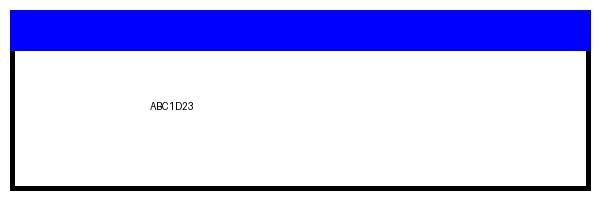
#> input picture test_plate.jpg, 600 x 200 px
$ python -i perspective.py   (imports and definitions only)
#> lines starting #> are read from the running program, lines starting #| are printed output that depends on the picture; after the words box and inside, x2 and y2 are one past the last pixel; in counts of white or black regions, pixels touching at a corner belong together
import cv2
import numpy as np


def correct_perspective(image: np.ndarray) -> np.ndarray:
    gray = cv2.cvtColor(image, cv2.COLOR_BGR2GRAY) if len(image.shape) == 3 else image
    edges = cv2.Canny(gray, 50, 150)
    contours, _ = cv2.findContours(edges, cv2.RETR_EXTERNAL, cv2.CHAIN_APPROX_SIMPLE)
    if not contours:
        return image

    largest = max(contours, key=cv2.contourArea)
    peri = cv2.arcLength(largest, True)
    approx = cv2.approxPolyDP(largest, 0.02 * peri, True)
    if len(approx) != 4:
        return image

    pts = approx.reshape(4, 2).astype(np.float32)
    rect = _order_points(pts)
    tl, tr, br, bl = rect
    width = int(max(np.linalg.norm(br - bl), np.linalg.norm(tr - tl)))
    height = int(max(np.linalg.norm(tr - br), np.linalg.norm(tl - bl)))
    if width < 10 or height < 10:
        return image

    dst = np.array(
        [[0, 0], [width - 1, 0], [width - 1, height - 1], [0, height - 1]],
        dtype=np.float32,
    )
    matrix = cv2.getPerspectiveTransform(rect, dst)
    return cv2.warpPerspective(image, matrix, (width, height))


def _order_points(pts: np.ndarray) -> np.ndarray:
    rect = np.zeros((4, 2), dtype=np.float32)
    s = pts.sum(axis=1)
    rect[0] = pts[np.argmin(s)]
    rect[2] = pts[np.argmax(s)]
    diff = np.diff(pts, axis=1)
    rect[1] = pts[np.argmin(diff)]
    rect[3] = pts[np.argmax(diff)]
    return rect

>>> import cv2
>>> picture = cv2.imread('../../../../../../../../test_plate.jpg')
#> picture is the input picture: shape (200, 600, 3); mean B, G, R 244.3, 195.2, 195.1
>>> result = correct_perspective(picture)
#> in correct_perspective, `gray = cv2.cvtColor(image, cv2.COLOR_BGR2GRAY) if len(image.shape) == ..`:
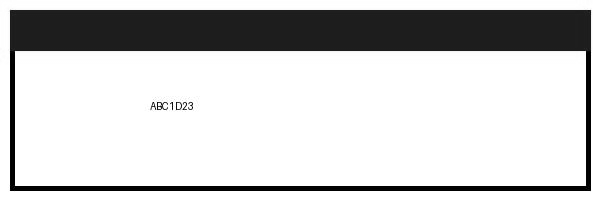
#> gray: shape (200, 600); min 0, max 255, mean 200.7
#> in correct_perspective, `edges = cv2.Canny(gray, 50, 150)`:
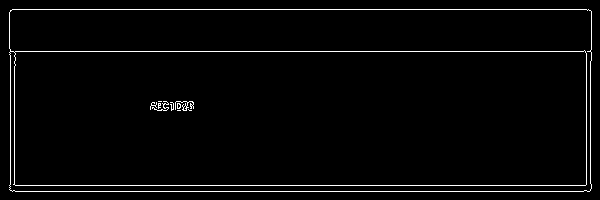
#> edges: shape (200, 600); 2.6% white in thin lines or dots, all inside (x1, y1, x2, y2) = (9, 9, 592, 192)
#> in correct_perspective, `contours, _ = cv2.findContours(edges, cv2.RETR_EXTERNAL, cv2.CHAIN_APP..`: contours = 1 contour; box (x1, y1, x2, y2) and area: (9, 9, 592, 192) 105644
#> in correct_perspective, `largest = max(contours, key=cv2.contourArea)`: largest = contour of 46 points, box (x1, y1, x2, y2) (9, 9, 592, 192), area 105644
#> in correct_perspective, `peri = cv2.arcLength(largest, True)`: peri = 1531.6
#> in correct_perspective, `approx = cv2.approxPolyDP(largest, 0.02 * peri, True)`: approx = [[9, 12], [12, 191], [591, 188], [588, 9]]
#> in _order_points, `s = pts.sum(axis=1)`: s = [21, 203, 779, 597]
#> in _order_points, `diff = np.diff(pts, axis=1)`: diff = [3, 179, -403, -579]
#> in correct_perspective, `rect = _order_points(pts)`: rect = [[9, 12], [588, 9], [591, 188], [12, 191]]
#> in correct_perspective, `tl, tr, br, bl = rect`: tl = [9, 12]; tr = [588, 9]; br = [591, 188]; bl = [12, 191]
#> in correct_perspective, `width = int(max(np.linalg.norm(br - bl), np.linalg.norm(tr - tl)))`: width = 579
#> in correct_perspective, `height = int(max(np.linalg.norm(tr - br), np.linalg.norm(tl - bl)))`: height = 179
#> in correct_perspective, `dst = np.array( [[0, 0], [width - 1, 0], [width - 1, height - 1], [0, ..`: dst = [[0, 0], [578, 0], [578, 178], [0, 178]]
#> in correct_perspective, `matrix = cv2.getPerspectiveTransform(rect, dst)`: matrix = [[0.998, -0.0167, -8.78], [0.00515, 0.994, -11.98], [-1.38e-19, -3.2e-20, 1]]
#> in correct_perspective, `return cv2.warpPerspective(image, matrix, (width, height))`:
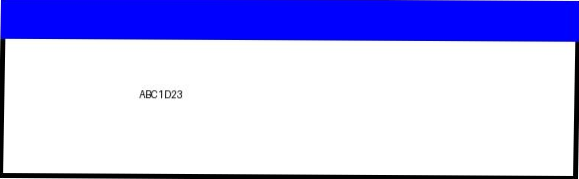
#> returned value: shape (179, 579, 3); mean of channels 0, 1, 2 244.4, 188.7, 188.6; drawn as B, G, R
